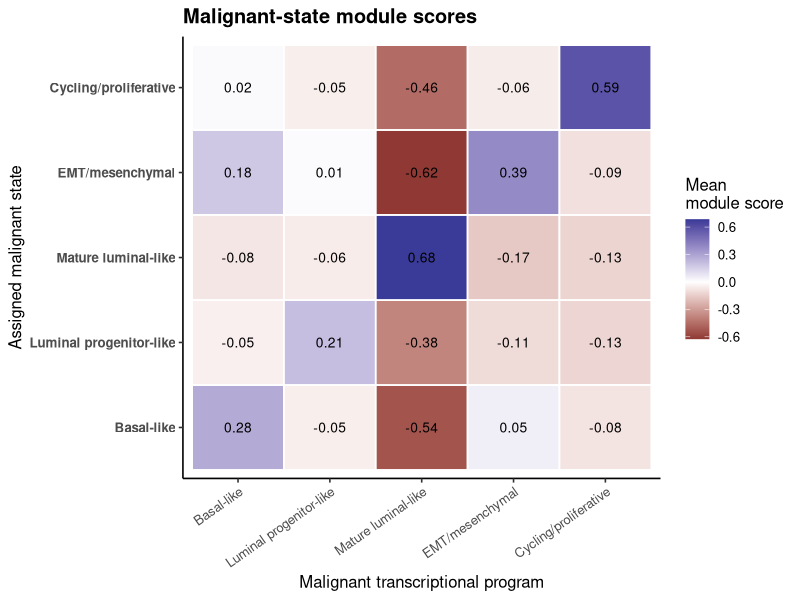
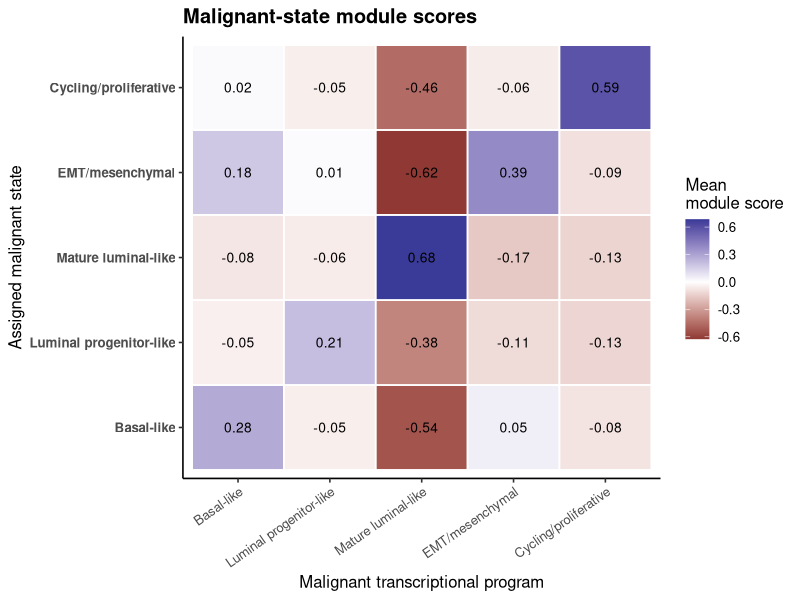

These figures' R source, in order:
# ============================================================
# FIGURE 4B — MALIGNANT STATE MODULE-SCORE HEATMAP
# ============================================================

library(readr)
library(dplyr)
library(tidyr)
library(ggplot2)

# ------------------------------------------------------------
# 1. Load data
# ------------------------------------------------------------

scores <- read_csv(
  "results/TME/malignant_state_scores_per_cell.csv",
  show_col_types = FALSE
)

# ------------------------------------------------------------
# 2. Exact score columns from YOUR file
# ------------------------------------------------------------

score_cols <- c(
  "Basal_score",
  "LumProg_score",
  "MatureLum_score",
  "EMT_score",
  "Cycling_score"
)

# Check that all columns exist
missing_cols <- setdiff(score_cols, colnames(scores))

if (length(missing_cols) > 0) {
  stop(
    paste(
      "These columns are missing:",
      paste(missing_cols, collapse = ", ")
    )
  )
}

# ------------------------------------------------------------
# 3. Calculate mean module score for each malignant state
# ------------------------------------------------------------

mean_scores <- scores %>%
  summarise(
    Basal_score      = mean(Basal_score, na.rm = TRUE),
    LumProg_score    = mean(LumProg_score, na.rm = TRUE),
    MatureLum_score  = mean(MatureLum_score, na.rm = TRUE),
    EMT_score        = mean(EMT_score, na.rm = TRUE),
    Cycling_score    = mean(Cycling_score, na.rm = TRUE)
  )

print(mean_scores)

# ------------------------------------------------------------
# 4. Convert to long format
# ------------------------------------------------------------

heatmap_df <- mean_scores %>%
  pivot_longer(
    cols = everything(),
    names_to = "State",
    values_to = "MeanScore"
  )

# Human-readable labels
heatmap_df$State <- factor(
  heatmap_df$State,
  levels = score_cols,
  labels = c(
    "Basal-like",
    "Luminal progenitor-like",
    "Mature luminal-like",
    "EMT/mesenchymal",
    "Cycling/proliferative"
  )
)

# ------------------------------------------------------------
# 5. IMPORTANT:
#    We need a 5 x 5 heatmap if we want
#    malignant state x module score.
#
#    So calculate average score FOR EACH malignant state
# ------------------------------------------------------------

state_heatmap <- scores %>%
  group_by(malignant_state) %>%
  summarise(
    Basal_score     = mean(Basal_score, na.rm = TRUE),
    LumProg_score   = mean(LumProg_score, na.rm = TRUE),
    MatureLum_score = mean(MatureLum_score, na.rm = TRUE),
    EMT_score       = mean(EMT_score, na.rm = TRUE),
    Cycling_score   = mean(Cycling_score, na.rm = TRUE),
    .groups = "drop"
  )

# ------------------------------------------------------------
# 6. Convert to long format
# ------------------------------------------------------------

state_heatmap_long <- state_heatmap %>%
  pivot_longer(
    cols = all_of(score_cols),
    names_to = "Module",
    values_to = "Score"
  )

# ------------------------------------------------------------
# 7. Clean labels
# ------------------------------------------------------------

state_heatmap_long$Module <- factor(
  state_heatmap_long$Module,
  levels = score_cols,
  labels = c(
    "Basal-like",
    "Luminal progenitor-like",
    "Mature luminal-like",
    "EMT/mesenchymal",
    "Cycling/proliferative"
  )
)

# Clean malignant-state labels
state_heatmap_long$malignant_state <- factor(
  state_heatmap_long$malignant_state,
  levels = c(
    "Basal-like",
    "Luminal Progenitor-like",
    "Mature Luminal-like",
    "EMT/Mesenchymal",
    "Cycling/Proliferative"
  ),
  labels = c(
    "Basal-like",
    "Luminal progenitor-like",
    "Mature luminal-like",
    "EMT/mesenchymal",
    "Cycling/proliferative"
  )
)

# ------------------------------------------------------------
# 8. Plot heatmap
# ------------------------------------------------------------

p4B <- ggplot(
  state_heatmap_long,
  aes(
    x = Module,
    y = malignant_state,
    fill = Score
  )
) +
  
  geom_tile(
    color = "white",
    linewidth = 0.6
  ) +
  
  geom_text(
    aes(label = sprintf("%.2f", Score)),
    size = 3.5
  ) +
  
  scale_fill_gradient2(
    midpoint = 0,
    name = "Mean\nmodule score"
  ) +
  
  labs(
    title = "Malignant-state module scores",
    x = "Malignant transcriptional program",
    y = "Assigned malignant state"
  ) +
  
  theme_classic(base_size = 12) +
  
  theme(
    axis.text.x = element_text(
      angle = 35,
      hjust = 1
    ),
    axis.text.y = element_text(
      face = "bold"
    ),
    plot.title = element_text(
      face = "bold"
    )
  )

print(p4B)

# ------------------------------------------------------------
# 9. Save figure
# ------------------------------------------------------------

dir.create(
  "figures/Malignant",
  recursive = TRUE,
  showWarnings = FALSE
)

ggsave(
  "figures/Malignant/Figure4B_Malignant_State_ModuleScore_Heatmap.png",
  p4B,
  width = 8,
  height = 6,
  dpi = 600
)

cat("\nFigure 4B generated successfully.\n")
